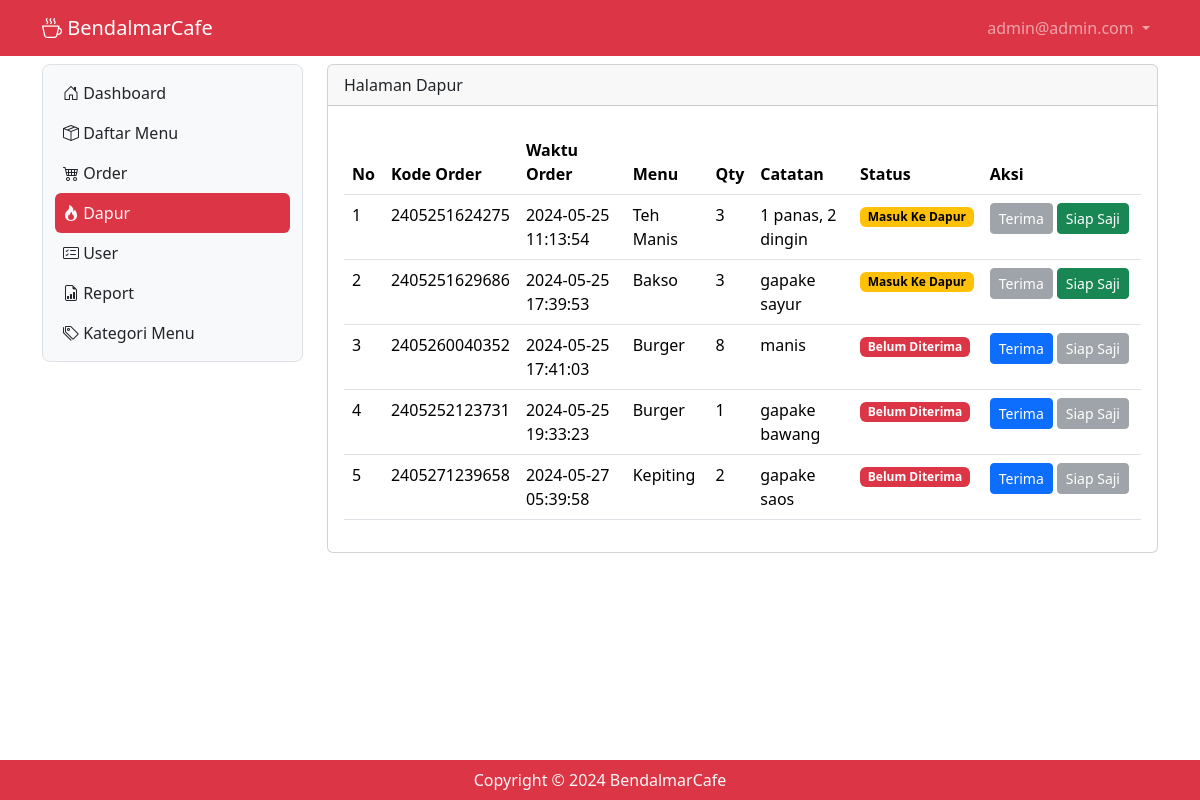
The page /dapur (signed in) on the database its author committed.
### tables this page shows
CREATE TABLE `tb_user` (
  `id` int(10) NOT NULL,
  `nama` varchar(200) DEFAULT NULL,
  `username` varchar(200) DEFAULT NULL,
  `password` varchar(200) DEFAULT NULL,
  `level` int(10) DEFAULT NULL,
  `nohp` varchar(15) DEFAULT NULL,
  `alamat` varchar(300) DEFAULT NULL
);

CREATE TABLE `tb_list_order` (
  `id_list_order` int(10) NOT NULL,
  `menu` int(10) DEFAULT NULL,
  `kode_order` bigint(19) DEFAULT NULL,
  `jumlah` int(10) DEFAULT NULL,
  `catatan` varchar(300) DEFAULT NULL,
  `status` int(10) DEFAULT NULL
);

CREATE TABLE `tb_order` (
  `id_order` bigint(19) NOT NULL,
  `pelanggan` varchar(200) DEFAULT NULL,
  `meja` int(10) DEFAULT NULL,
  `pelayan` int(10) DEFAULT NULL,
  `waktu_order` timestamp NULL DEFAULT current_timestamp() ON UPDATE current_timestamp()
);

CREATE TABLE `tb_daftar_menu` (
  `id` int(10) NOT NULL,
  `gambar` varchar(200) DEFAULT NULL,
  `nama_menu` varchar(200) DEFAULT NULL,
  `keterangan` varchar(200) DEFAULT NULL,
  `kategori` int(50) DEFAULT NULL,
  `harga` varchar(50) DEFAULT NULL,
  `stok` varchar(50) DEFAULT NULL
);

### dapur.php (the view, shortened to what this page needs)
<?php
include "proses/connect.php";
$query = mysqli_query($conn, "SELECT * FROM tb_list_order
LEFT JOIN tb_order ON  tb_order.id_order = tb_list_order.kode_order
LEFT JOIN tb_daftar_menu ON tb_daftar_menu.id = tb_list_order.menu
LEFT JOIN tb_bayar ON tb_bayar.id_bayar = tb_order.id_order
ORDER BY waktu_order ASC");
while ($record = mysqli_fetch_array($query)) {
    $result[] = $record;
}
?>
<div class="col-lg-9 mt-2">
    <div class="card">
        <div class="card-header">
            Halaman Dapur
        </div>
        <div class="card-body">
            <?php
            if (empty($result)) {
                echo "Daftar menu tidak ada";
            } else {
            ?>
                <div class=" table-responsive mt-2">
                    <table class="table table-hover">
                        <thead>
                            <tr class="text-no-warp">
                                <th scope="col">No</th>
                                <th scope="col">Kode Order</th>
                                <th scope="col">Waktu Order</th>
                                <th scope="col">Menu</th>
                                <th scope="col">Qty</th>
                                <th scope="col">Catatan</th>
                                <th scope="col">Status</th>
                                <th scope="col">Aksi</th>
                            </tr>
                        </thead>
                        <tbody>
                            <?php
                            $no = 1;
                            foreach ($result as $row) {
                                if ($row['status'] != 2) {
                            ?>
                                    <tr>
                                        <td><?php echo $no++ ?></td>
                                        <td><?php echo $row['kode_order'] ?></td>
                                        <td><?php echo $row['waktu_order'] ?></td>
                                        <td><?php echo $row['nama_menu'] ?></td>
                                        <td><?php echo $row['jumlah'] ?></td>
                                        <td><?php echo $row['catatan'] ?></td>
                                        <td>
                                            <?php
                                            if ($row['status'] == 1) {
                                                echo "<span class='badge text-bg-warning'>Masuk Ke Dapur</span>";
                                            } elseif ($row['status'] == 2) {
                                                echo "<span class='badge text-bg-primary'>Siap Saji</span>";
                                            } else {
                                                echo "<span class='badge text-bg-danger'>Belum Diterima</span>";
                                            }
                                            ?>
                                        </td>
                                        <td>
                                            <div class="d-flex text-nowrap">
                                                <button class="<?php echo (!empty($row['status'])) ? 'btn btn-secondary btn-sm me-1 disabled' : 'btn btn-primary btn-sm me-1'; ?>" data-bs-toggle="modal" data-bs-target="#terima<?php echo $row['id_list_order'] ?>">Terima </button>
                                                <button class="<?php echo (empty($row['status']) || $row['status'] != 1) ? 'btn btn-secondary btn-sm me-1 disabled' : 'btn btn-success btn-sm me-1'; ?>" data-bs-toggle="modal" data-bs-target="#siapSaji<?php echo $row['id_list_order'] ?>">Siap Saji</button>
                                            </div>
                                        </td>
                                    </tr>
                            <?php }
                            } ?>
                        </tbody>
                    </table>
                </div>
            <?php } ?>
        </div>
    </div>
</div>

### header.php (shortened to what this page needs)
<?php
include "proses/connect.php";
$query = mysqli_query($conn, "SELECT * FROM tb_user WHERE username = '$_SESSION[username_bendalmar]'");
?>
<nav class="navbar navbar-expand navbar-dark bg-danger sticky-top">
    <div class="container-lg">
        <a class="navbar-brand" href="."><i class="bi bi-cup-hot"></i> BendalmarCafe</a>
        <div class="collapse navbar-collapse justify-content-end" id="navbarNavDropdown">
            <ul class="navbar-nav">
                <li class="nav-item dropdown">
                    <a class="nav-link dropdown-toggle " href="#" role="button" data-bs-toggle="dropdown" aria-expanded="false">
                        <?php echo $hasil['username']; ?>
                    </a>
                </li>
            </ul>
        </div>
    </div>
</nav>

### rows shown on the page
tb_user: username "admin@admin.com"
tb_list_order: kode_order "2405251624275", kode_order.waktu_order "2024-05-25 11:13:54", menu.nama_menu "Teh Manis", jumlah "3", catatan "1 panas, 2 dingin", status "Masuk Ke Dapur"
tb_list_order: kode_order "2405251629686", kode_order.waktu_order "2024-05-25 17:39:53", menu.nama_menu "Bakso", jumlah "3", catatan "gapake sayur", status "Masuk Ke Dapur"
tb_list_order: kode_order "2405260040352", kode_order.waktu_order "2024-05-25 17:41:03", menu.nama_menu "Burger", jumlah "8", catatan "manis", shows "Belum Diterima"
tb_list_order: kode_order "2405252123731", kode_order.waktu_order "2024-05-25 19:33:23", menu.nama_menu "Burger", jumlah "1", catatan "gapake bawang", shows "Belum Diterima"
tb_list_order: kode_order "2405271239658", kode_order.waktu_order "2024-05-27 05:39:58", menu.nama_menu "Kepiting", jumlah "2", catatan "gapake saos", shows "Belum Diterima"
